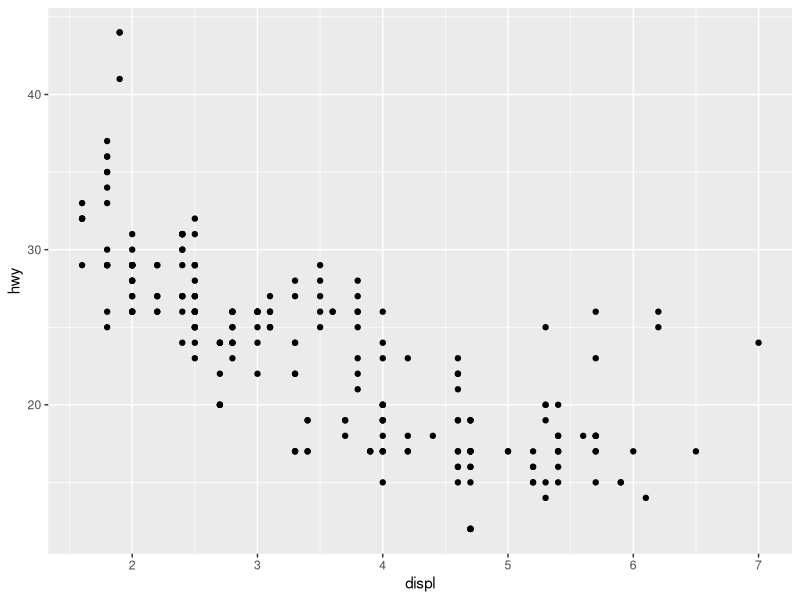
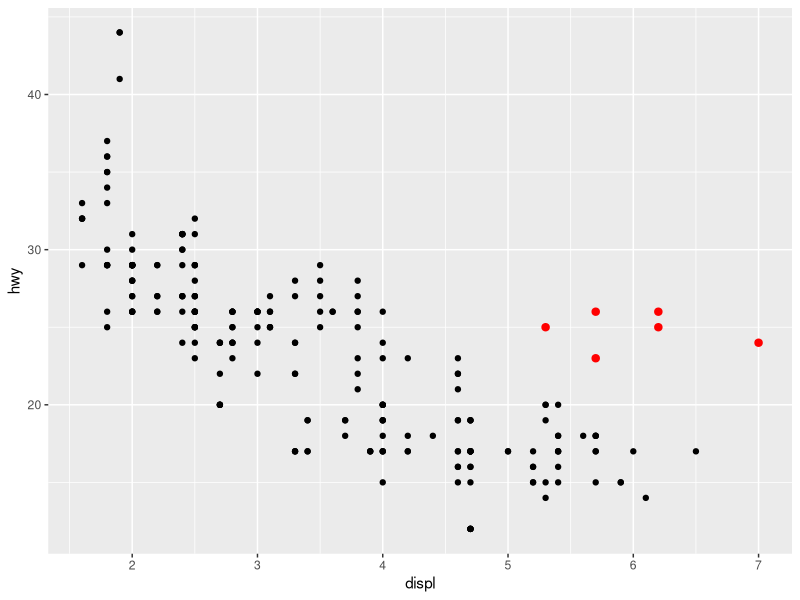
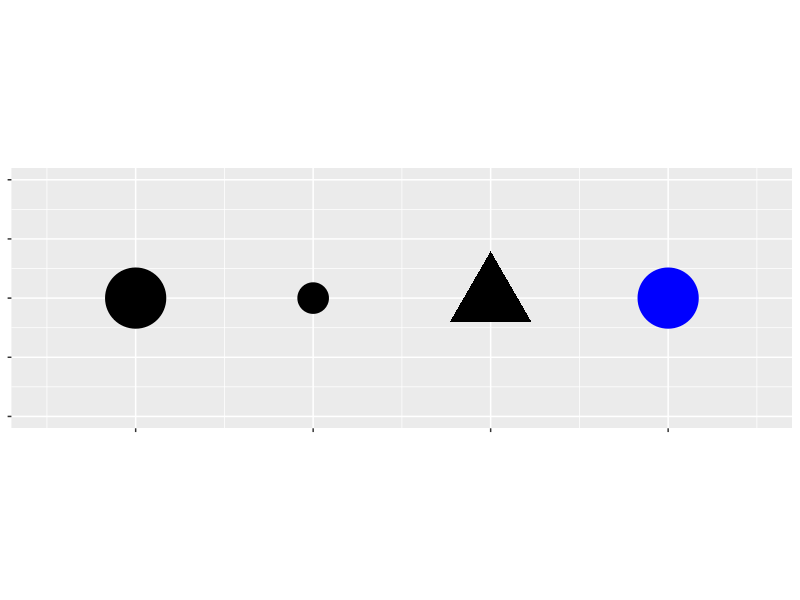
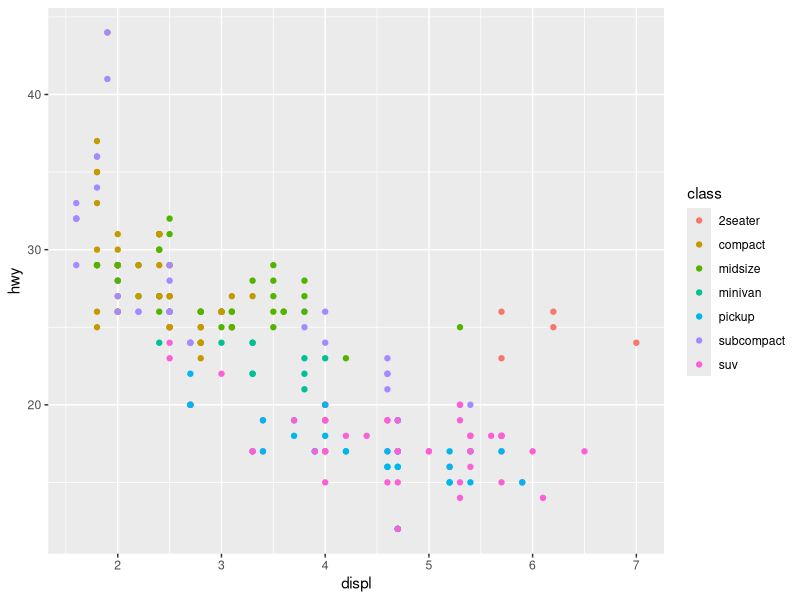
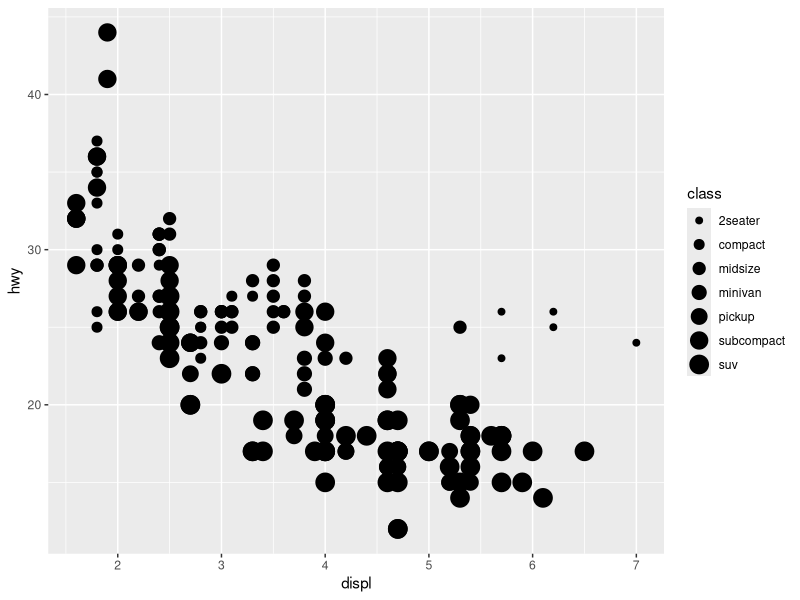
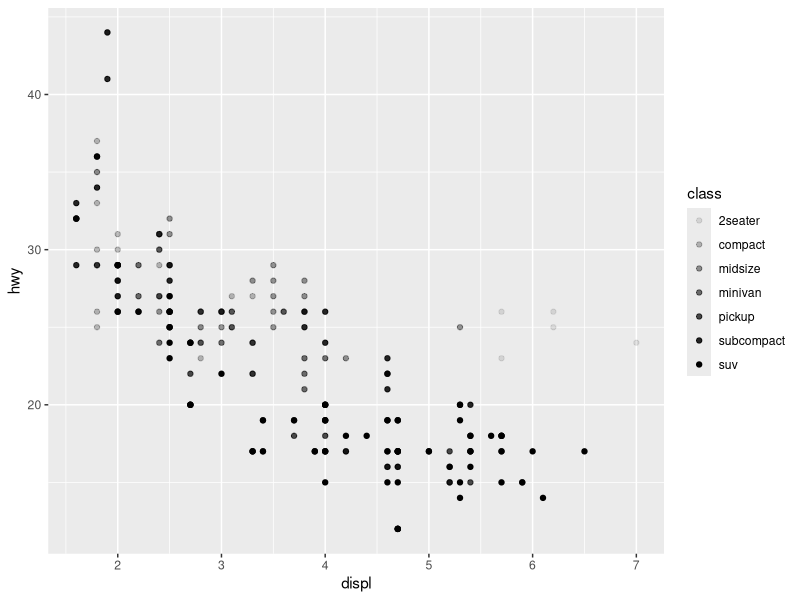
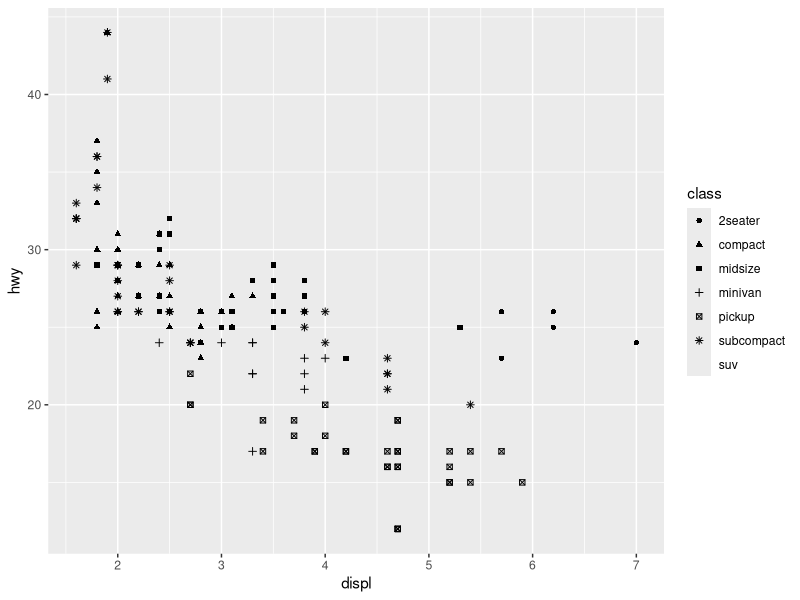
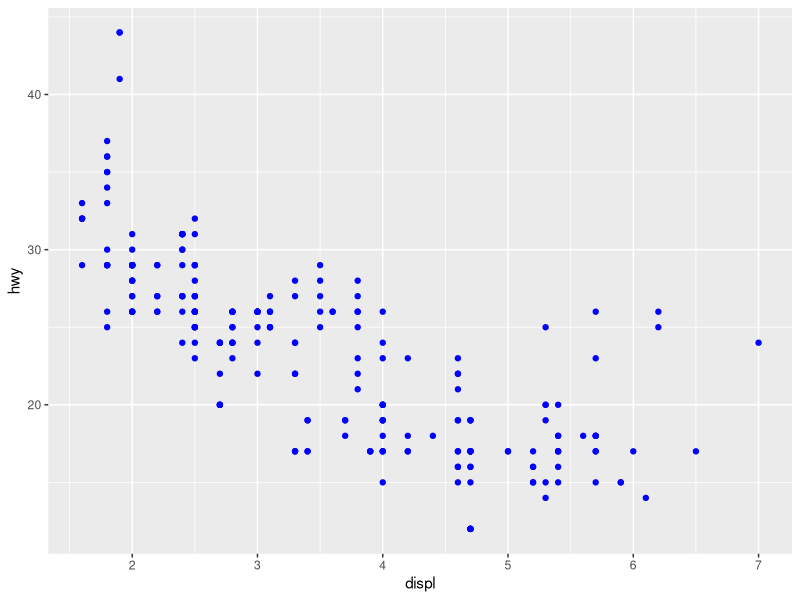

Here is the R script that generated these plots, in order: (Note: this script raises an error after producing the figures.)
## ---- chunk 1
library(tidyverse)
## ---- chunk 2
mpg
## ---- chunk 3
ggplot(data = mpg) + 
  geom_point(mapping = aes(x = displ, y = hwy))
## ---- chunk 4
ggplot(data = mpg, mapping = aes(x = displ, y = hwy)) +
  geom_point() + 
  geom_point(data = dplyr::filter(mpg, displ > 5, hwy > 20), colour = "red", size = 2.2)
## ---- chunk 5
ggplot() +
  geom_point(aes(1, 1), size = 20) +
  geom_point(aes(2, 1), size = 10) + 
  geom_point(aes(3, 1), size = 20, shape = 17) + 
  geom_point(aes(4, 1), size = 20, colour = "blue") + 
  scale_x_continuous(NULL, limits = c(0.5, 4.5), labels = NULL) + 
  scale_y_continuous(NULL, limits = c(0.9, 1.1), labels = NULL) + 
  theme(aspect.ratio = 1/3)
## ---- chunk 6
ggplot(data = mpg) + 
  geom_point(mapping = aes(x = displ, y = hwy, color = class))
## ---- chunk 7
ggplot(data = mpg) + 
  geom_point(mapping = aes(x = displ, y = hwy, size = class))
## ---- chunk 8
# Left
ggplot(data = mpg) + 
  geom_point(mapping = aes(x = displ, y = hwy, alpha = class))

# Right
ggplot(data = mpg) + 
  geom_point(mapping = aes(x = displ, y = hwy, shape = class))
## ---- chunk 9
ggplot(data = mpg) + 
  geom_point(mapping = aes(x = displ, y = hwy), color = "blue")
## ---- chunk 10
    ggplot(data = mpg) + 
      geom_point(mapping = aes(x = displ, y = hwy, color = "blue"))
## ---- chunk 11
ggplot(data = mpg) + 
  geom_point(mapping = aes(x = displ, y = hwy)) + 
  facet_wrap(~ class, nrow = 2)
## ---- chunk 12
ggplot(data = mpg) + 
  geom_point(mapping = aes(x = displ, y = hwy)) + 
  facet_grid(drv ~ cyl)
## ---- chunk 13
ggplot(data = mpg) + 
  geom_point(mapping = aes(x = displ, y = hwy))

ggplot(data = mpg) + 
  geom_smooth(mapping = aes(x = displ, y = hwy))
## ---- chunk 14
ggplot(data = mpg) + 
  geom_smooth(mapping = aes(x = displ, y = hwy, linetype = drv))
## ---- chunk 15
ggplot(data = mpg, mapping = aes(x = displ, y = hwy, color = drv)) + 
  geom_point() +
  geom_smooth(mapping = aes(linetype = drv))
## ---- chunk 16
ggplot(data = mpg) +
  geom_smooth(mapping = aes(x = displ, y = hwy))
              
ggplot(data = mpg) +
  geom_smooth(mapping = aes(x = displ, y = hwy, group = drv))
    
ggplot(data = mpg) +
  geom_smooth(
    mapping = aes(x = displ, y = hwy, color = drv),
    show.legend = FALSE
  )
## ---- chunk 17
ggplot(data = mpg) + 
  geom_point(mapping = aes(x = displ, y = hwy)) +
  geom_smooth(mapping = aes(x = displ, y = hwy))
## ---- chunk 18
ggplot(data = mpg, mapping = aes(x = displ, y = hwy)) + 
  geom_point(mapping = aes(color = class)) + 
  geom_smooth()
## ---- chunk 19
ggplot(data = mpg, mapping = aes(x = displ, y = hwy)) + 
  geom_point(mapping = aes(color = class)) + 
  geom_smooth(data = filter(mpg, class == "subcompact"), se = FALSE)
## ---- chunk 20
    ggplot(data = mpg, mapping = aes(x = displ, y = hwy)) + 
      geom_point() + 
      geom_smooth(se = FALSE)
    ggplot(data = mpg, mapping = aes(x = displ, y = hwy)) + 
      geom_smooth(aes(group = drv), se = FALSE) +
      geom_point()
    ggplot(data = mpg, mapping = aes(x = displ, y = hwy, color = drv)) + 
      geom_point() + 
      geom_smooth(se = FALSE)
    ggplot(data = mpg, mapping = aes(x = displ, y = hwy)) + 
      geom_point(aes(color = drv)) + 
      geom_smooth(se = FALSE)
    ggplot(data = mpg, mapping = aes(x = displ, y = hwy)) + 
      geom_point(aes(color = drv)) +
      geom_smooth(aes(linetype = drv), se = FALSE)
    ggplot(data = mpg, mapping = aes(x = displ, y = hwy)) + 
      geom_point(size = 4, colour = "white") + 
      geom_point(aes(colour = drv))
## ---- chunk 21
ggplot(data = diamonds) + 
  geom_bar(mapping = aes(x = cut))
## ---- chunk 22
knitr::include_graphics("images/visualization-stat-bar.png")
## ---- chunk 23
ggplot(data = diamonds) + 
  stat_count(mapping = aes(x = cut))
## ---- chunk 24
    demo <- tribble(
      ~cut,         ~freq,
      "Fair",       1610,
      "Good",       4906,
      "Very Good",  12082,
      "Premium",    13791,
      "Ideal",      21551
    )
    
    ggplot(data = demo) +
      geom_bar(mapping = aes(x = cut, y = freq), stat = "identity")
## ---- chunk 25
    ggplot(data = diamonds) + 
      geom_bar(mapping = aes(x = cut, y = ..prop.., group = 1))
## ---- chunk 26
    ggplot(data = diamonds) + 
      stat_summary(
        mapping = aes(x = cut, y = depth),
        fun.ymin = min,
        fun.ymax = max,
        fun.y = median
      )
## ---- chunk 27
ggplot(data = diamonds) + 
  geom_bar(mapping = aes(x = cut, colour = cut))
ggplot(data = diamonds) + 
  geom_bar(mapping = aes(x = cut, fill = cut))
## ---- chunk 28
ggplot(data = diamonds) + 
  geom_bar(mapping = aes(x = cut, fill = clarity))
## ---- chunk 29
    ggplot(data = diamonds, mapping = aes(x = cut, fill = clarity)) + 
      geom_bar(alpha = 1/5, position = "identity")
    ggplot(data = diamonds, mapping = aes(x = cut, colour = clarity)) + 
      geom_bar(fill = NA, position = "identity")
## ---- chunk 30
    ggplot(data = diamonds) + 
      geom_bar(mapping = aes(x = cut, fill = clarity), position = "fill")
## ---- chunk 31
    ggplot(data = diamonds) + 
      geom_bar(mapping = aes(x = cut, fill = clarity), position = "dodge")
## ---- chunk 32
ggplot(data = mpg) + 
  geom_point(mapping = aes(x = displ, y = hwy))
## ---- chunk 33
ggplot(data = mpg) + 
  geom_point(mapping = aes(x = displ, y = hwy), position = "jitter")
## ---- chunk 34
    ggplot(data = mpg, mapping = aes(x = cty, y = hwy)) + 
      geom_point()
## ---- chunk 35
    ggplot(data = mpg, mapping = aes(x = class, y = hwy)) + 
      geom_boxplot()
    ggplot(data = mpg, mapping = aes(x = class, y = hwy)) + 
      geom_boxplot() +
      coord_flip()
## ---- chunk 36
    nz <- map_data("nz")

    ggplot(nz, aes(long, lat, group = group)) +
      geom_polygon(fill = "white", colour = "black")

    ggplot(nz, aes(long, lat, group = group)) +
      geom_polygon(fill = "white", colour = "black") +
      coord_quickmap()
## ---- chunk 37
    bar <- ggplot(data = diamonds) + 
      geom_bar(
        mapping = aes(x = cut, fill = cut), 
        show.legend = FALSE,
        width = 1
      ) + 
      theme(aspect.ratio = 1) +
      labs(x = NULL, y = NULL)
    
    bar + coord_flip()
    bar + coord_polar()
## ---- chunk 38
    ggplot(data = mpg, mapping = aes(x = cty, y = hwy)) +
      geom_point() + 
      geom_abline() +
      coord_fixed()
## ---- chunk 39
knitr::include_graphics("images/visualization-grammar-1.png")
## ---- chunk 40
knitr::include_graphics("images/visualization-grammar-2.png")
## ---- chunk 41
knitr::include_graphics("images/visualization-grammar-3.png")
